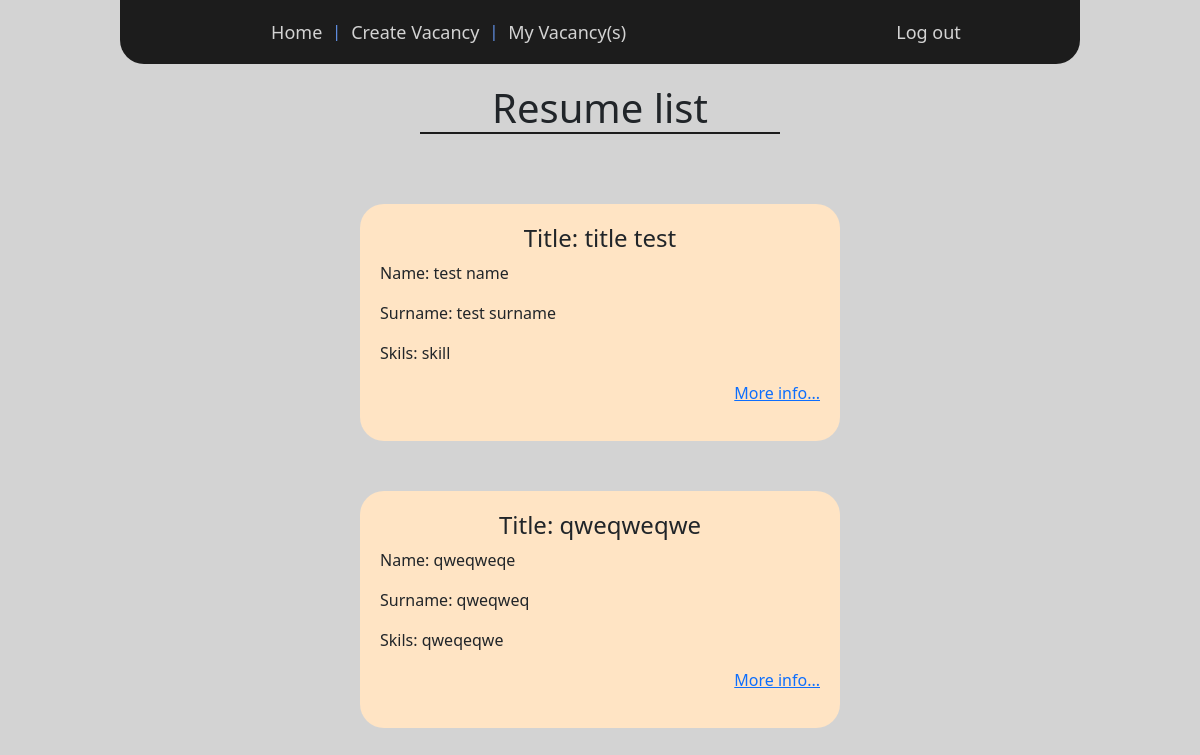
The app's page / (signed in), older data.
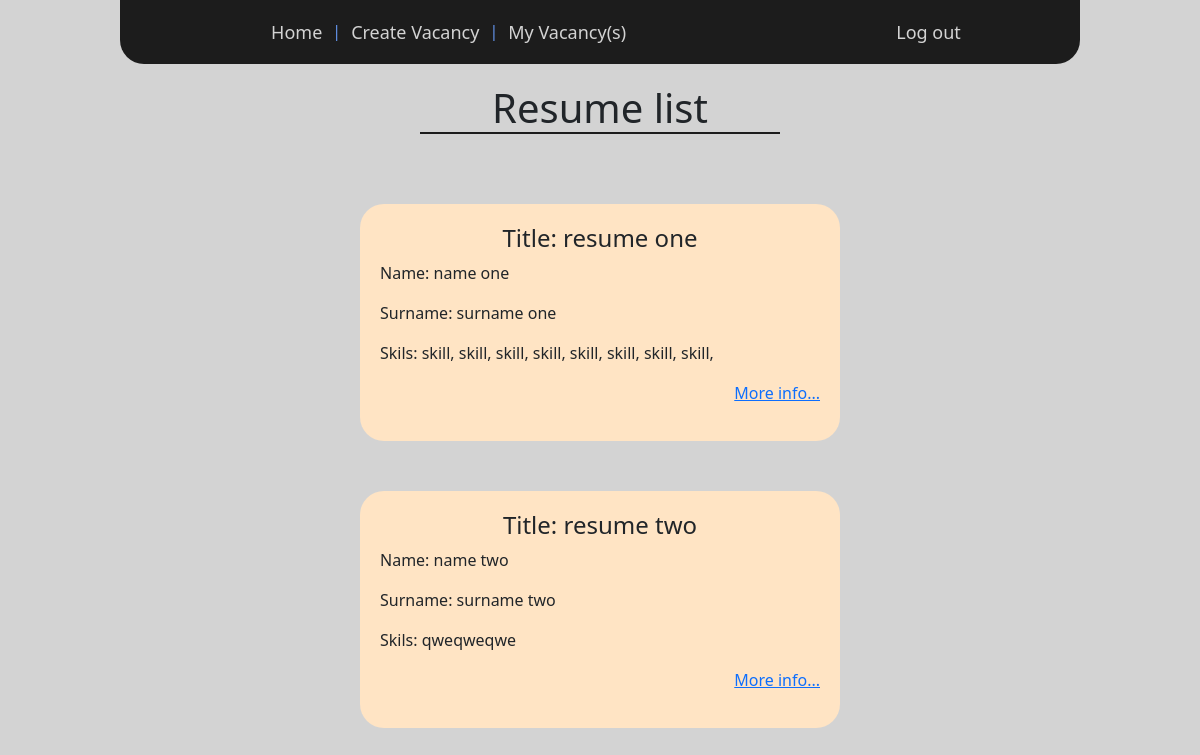
The same page, newer data.
### main/models.py (models this page shows, shortened)
class Resume(models.Model):
    user = models.ForeignKey(User, on_delete=models.DO_NOTHING, blank=True)
    title = models.CharField('Title', max_length=255)
    name = models.CharField('Name', max_length=255)
    surname = models.CharField('Surname', max_length=255)
    patronymic = models.CharField('Patronymic', max_length=255)
    birthdate = models.DateField('Birth Date')
    email = models.EmailField('Mail', unique=True)
    skills = models.TextField('Skill')
    experience = models.TextField('Exp')
    education = models.TextField('Education')
    slug = models.CharField('Slug', max_length=255, unique=True, null=True, blank=True)

### main/views.py (the view)
# urls.py: path('', views.MainPageView.as_view(), name='main_page'),
class MainPageView(ListView):
    model = Resume
    template_name = 'main/index_main.html'
    context_object_name = 'data'
    extra_context = {}
    def get(self, request, *args, **kwargs):
        if request.user.is_authenticated:
            if request.user.is_staff:
                self.extra_context['title'] = 'Resume list'
                self.extra_context['create'] = {'name': 'Create Vacancy', 'path': 'create_vacancy_page'} #
                self.extra_context['list'] = {'name': 'My Vacancy(s)', 'path': 'list_vacancy_page'}
            else:
                self.extra_context['title'] = 'Vacancy list'
                self.extra_context['create'] = {'name': 'Create Resume', 'path': 'create_resume_page'}
                self.extra_context['list'] = {'name': 'My Resume(s)', 'path': 'list_resume_page'}
        else:
            return redirect('login_page')
        return super().get(request, *args, **kwargs)
    def get_queryset(self):
        if self.request.user.is_staff:
            return {'resume': Resume.objects.all()}
        else:
            return {'vacancy': Vacancy.objects.all()}

### main/templates/main/index_main.html (shortened to what this page needs)
{% extends 'main/main_layout.html' %}
{% block content %}
    <h1 style="margin: 20px auto; width: 30vw; text-align: center; border-bottom: 2px solid #1c1c1c;">{{ title }}</h1>
    {% if data.resume %}
        {% for obj in data.resume %}
            <div class="box">
                <h4 style="text-align: center;">Title: {{ obj.title }}</h4>
                <p>Name: {{ obj.name }}</p>
                <p>Surname: {{ obj.surname }}</p>
                <p>Skils: {{ obj.skills }}</p>
                <p style="text-align: end"><a href="{% url 'resume_page' obj.slug %}">More info...</a></p>
            </div>
        {% endfor %}
    {% endif %}
{% endblock %}

Row changes from the older to the newer data that the page shows:
removed Resume: title "title test", name "test name", surname "test surname", skills "skill"
removed Resume: title "qweqweqwe", name "qweqweqe", surname "qweqweq", skills "qweqeqwe"
added Resume: title "resume one", name "name one", surname "surname one", skills "skill, skill, skill, skill, skill, skill, skill, skill,"
added Resume: title "resume two", name "name two", surname "surname two", skills "qweqweqwe"
